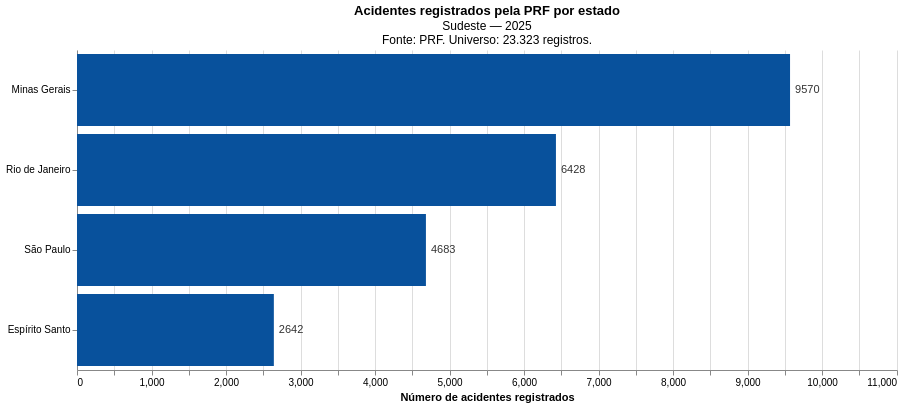

The notebook cell this image was saved under:
### Code cell
limite_x = float(resumo_uf["acidentes"].max()) * 1.15

base = alt.Chart(resumo_uf).encode(
    x=alt.X(
        "acidentes:Q",
        title="Número de acidentes registrados",
        scale=alt.Scale(domain=[0, limite_x])
    ),
    y=alt.Y(
        "estado:N",
        title=None,
        sort="-x"
    )
)

barras = base.mark_bar(
    color="#08519c"
).encode(
    tooltip=[
        alt.Tooltip(
            "estado:N",
            title="Estado"
        ),
        alt.Tooltip(
            "acidentes:Q",
            title="Acidentes",
            format="d"
        ),
        alt.Tooltip(
            "percentual_total_regional:Q",
            title="Participação regional (%)",
            format=".2f"
        )
    ]
)

rotulos = base.mark_text(
    align="left",
    baseline="middle",
    dx=5,
    color="#333333"
).encode(
    text=alt.Text(
        "acidentes:Q",
        format="d"
    )
)

grafico_uf = (
    barras + rotulos
).properties(
    width=820,
    height=320,
    title=alt.TitleParams(
        text="Acidentes registrados pela PRF por estado",
        subtitle=[
            "Sudeste — 2025",
            "Fonte: PRF. Universo: 23.323 registros."
        ]
    )
).configure_view(
    stroke=None
)

grafico_uf

### Figure 1 — Vega-Lite specification as saved in the notebook (floating-point values rounded to 4 significant figures)
{"config": {"view": {"continuousWidth": 300, "continuousHeight": 300, "stroke": null}}, "layer": [{"mark": {"type": "bar", "color": "#08519c"}, "encoding": {"tooltip": [{"field": "estado", "title": "Estado", "type": "nominal"}, {"field": "acidentes", "format": "d", "title": "Acidentes", "type": "quantitative"}, {"field": "percentual_total_regional", "format": ".2f", "title": "Participação regional (%)", "type": "quantitative"}], "x": {"field": "acidentes", "scale": {"domain": [0, 11010.0]}, "title": "Número de acidentes registrados", "type": "quantitative"}, "y": {"field": "estado", "sort": "-x", "title": null, "type": "nominal"}}}, {"mark": {"type": "text", "align": "left", "baseline": "middle", "color": "#333333", "dx": 5}, "encoding": {"text": {"field": "acidentes", "format": "d", "type": "quantitative"}, "x": {"field": "acidentes", "scale": {"domain": [0, 11010.0]}, "title": "Número de acidentes registrados", "type": "quantitative"}, "y": {"field": "estado", "sort": "-x", "title": null, "type": "nominal"}}}], "data": {"name": "data-f8a99c7ccf880cdaf03f501d6178d5e4"}, "height": 320, "title": {"text": "Acidentes registrados pela PRF por estado", "subtitle": ["Sudeste — 2025", "Fonte: PRF. Universo: 23.323 registros."]}, "width": 820, "$schema": "https://vega.github.io/schema/vega-lite/v6.4.1.json", "datasets": {"data-f8a99c7ccf880cdaf03f501d6178d5e4": [{"uf": "MG", "acidentes": 9570, "percentual_total_regional": 41.03, "estado": "Minas Gerais"}, {"uf": "RJ", "acidentes": 6428, "percentual_total_regional": 27.56, "estado": "Rio de Janeiro"}, {"uf": "SP", "acidentes": 4683, "percentual_total_regional": 20.08, "estado": "São Paulo"}, {"uf": "ES", "acidentes": 2642, "percentual_total_regional": 11.33, "estado": "Espírito Santo"}]}}
